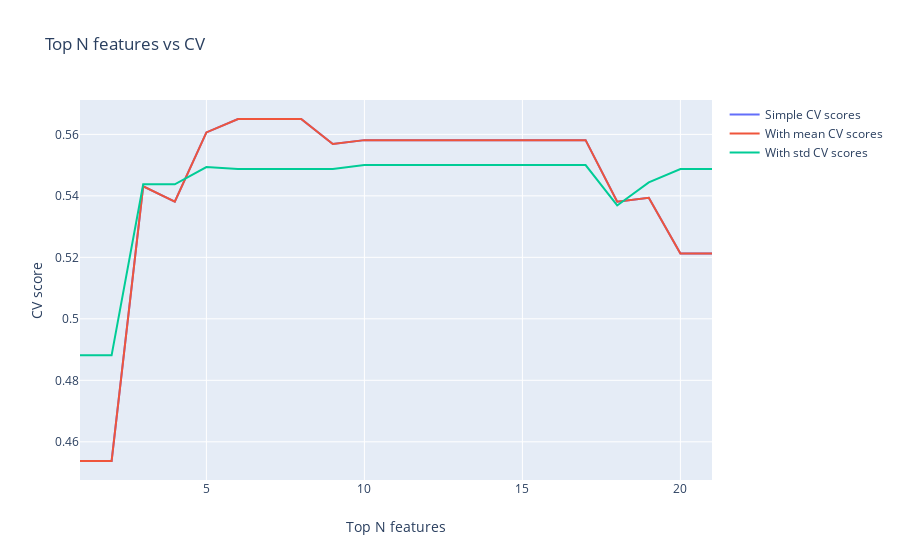

The cell this chart's notebook holds for it:
### Code cell
data = [go.Scatter(
        x = list(range(1, eli5_weights.shape[0] + 1)),
        y = scores_dict['simple'],
        name = 'Simple CV scores'
    ), go.Scatter(
        x = list(range(1, eli5_weights.shape[0] + 1)),
        y = scores_dict['with_mean'],
        name = 'With mean CV scores'
    ), go.Scatter(
        x = list(range(1, eli5_weights.shape[0] + 1)),
        y = scores_dict['with_std'],
        name = 'With std CV scores'
    )]
layout = go.Layout(dict(title = "Top N features vs CV",
                  xaxis = dict(title = 'Top N features'),
                  yaxis = dict(title = 'CV score'),
                  ))
py.iplot(dict(data=data, layout=layout), filename='basic-line')

### Figure 1 — Plotly figure (JSON) as saved in the notebook; plotly's stock layout.template omitted (floating-point values rounded to 4 significant figures)
{"data": [{"name": "Simple CV scores", "type": "scatter", "x": [1, 2, 3, 4, 5, 6, 7, 8, 9, 10, 11, 12, 13, 14, 15, 16, 17, 18, 19, 20, 21], "y": [0.4537, 0.4537, 0.5431, 0.5381, 0.5606, 0.565, 0.565, 0.565, 0.5569, 0.5581, 0.5581, 0.5581, 0.5581, 0.5581, 0.5581, 0.5581, 0.5581, 0.5381, 0.5394, 0.5212, 0.5212]}, {"name": "With mean CV scores", "type": "scatter", "x": [1, 2, 3, 4, 5, 6, 7, 8, 9, 10, 11, 12, 13, 14, 15, 16, 17, 18, 19, 20, 21], "y": [0.4537, 0.4537, 0.5431, 0.5381, 0.5606, 0.565, 0.565, 0.565, 0.5569, 0.5581, 0.5581, 0.5581, 0.5581, 0.5581, 0.5581, 0.5581, 0.5581, 0.5381, 0.5394, 0.5212, 0.5212]}, {"name": "With std CV scores", "type": "scatter", "x": [1, 2, 3, 4, 5, 6, 7, 8, 9, 10, 11, 12, 13, 14, 15, 16, 17, 18, 19, 20, 21], "y": [0.4881, 0.4881, 0.5437, 0.5437, 0.5494, 0.5488, 0.5488, 0.5488, 0.5488, 0.55, 0.55, 0.55, 0.55, 0.55, 0.55, 0.55, 0.55, 0.5369, 0.5444, 0.5488, 0.5488]}], "layout": {"title": {"text": "Top N features vs CV"}, "xaxis": {"title": {"text": "Top N features"}}, "yaxis": {"title": {"text": "CV score"}}}}
